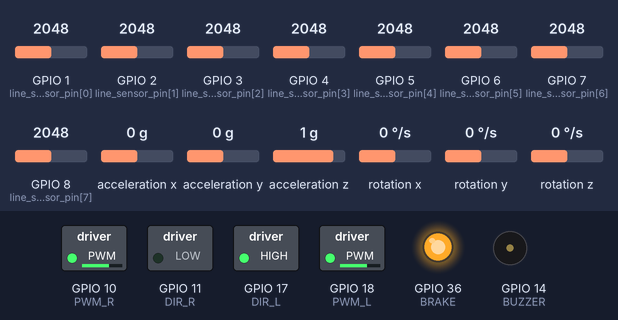
Bench run of a sketch on a simulated ESP32-S3. Shown: switched loads named in the sketch (green lamp = pin HIGH), output pins drawn as LEDs (lit = HIGH), buzzer (waves = sounding, pin HIGH). Wiring (inferred from the names in the program): MPU-6050 motion sensor at I2C address 0x68. Inputs (shaded band) come from the test bench; at power-on: acceleration x 0 g, rotation y 0 °/s, GPIO 1 (line_sensor_pin[0]) = 2048, GPIO 2 (line_sensor_pin[1]) = 2048, GPIO 3 (line_sensor_pin[2]) = 2048, GPIO 4 (line_sensor_pin[3]) = 2048, GPIO 5 (line_sensor_pin[4]) = 2048, GPIO 6 (line_sensor_pin[5]) = 2048, GPIO 7 (line_sensor_pin[6]) = 2048, GPIO 8 (line_sensor_pin[7]) = 2048, acceleration y 0 g, acceleration z 1 g, rotation x 0 °/s, rotation z 0 °/s. What the sketch prints to the serial monitor is not drawn.

Above: at 7.0 s.
7.1 s: acceleration x set to -1.4 g
At 7.9 s:
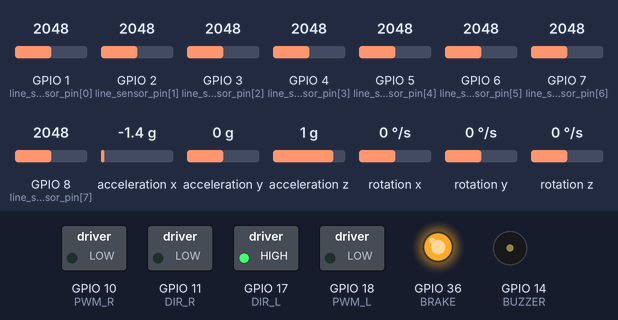
10.1 s: rotation y set to -192 °/s
At 12.7 s:
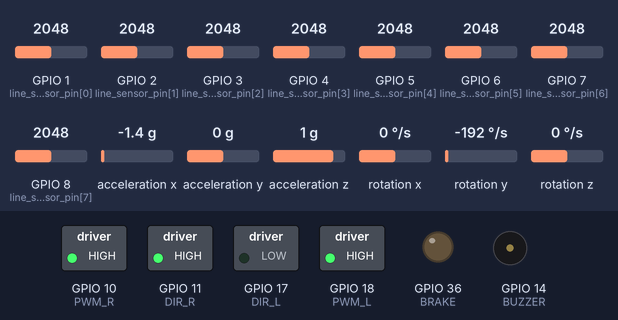
13.0 s: rotation y set to -141 °/s
16.0 s: rotation y set to -136 °/s
At 18.0 s:
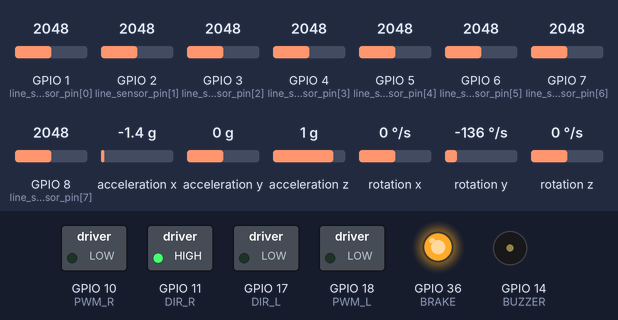
18.7 s: acceleration x set to -1.2 g
At 19.0 s:
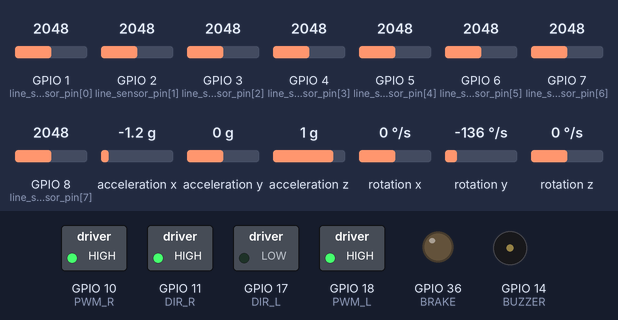
Timing chart, 0 to 21.2 s (numbered marks = the images above; inputs shaded):
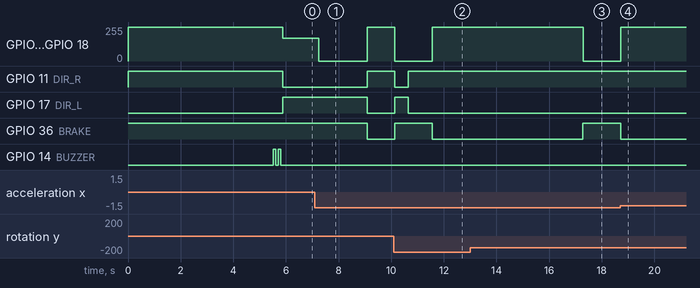

Measured:
- the behaviour switches between -137 and -136 °/s on rotation y (found by bisection; images 2 and 3)
- the behaviour switches between -1.4 and -1.3 g on acceleration x (found by bisection; images 3 and 4)
- after the input at 7.1 s, GPIO 10 (PWM_R), GPIO 18 (PWM_L): 172/255 → 0/255 after 0.16 s, → 255/255 1.8 s later; GPIO 11 (DIR_R): LOW → HIGH after 2.0 s; GPIO 17 (DIR_L), GPIO 36 (BRAKE): HIGH → LOW after 2.0 s
- after the input at 10.1 s, GPIO 10 (PWM_R), GPIO 18 (PWM_L): 255/255 → 0/255 at once, → 255/255 1.4 s later; GPIO 11 (DIR_R): HIGH → LOW at once, → HIGH 0.52 s later; GPIO 17 (DIR_L): LOW → HIGH at once, → LOW 0.52 s later; GPIO 36 (BRAKE): LOW → HIGH at once, → LOW 1.4 s later
- after the input at 16.0 s, GPIO 10 (PWM_R), GPIO 18 (PWM_L): 255/255 → 0/255 after 1.3 s; GPIO 36 (BRAKE): LOW → HIGH after 1.3 s
- after the input at 18.7 s, GPIO 10 (PWM_R), GPIO 18 (PWM_L): 0/255 → 255/255 at once; GPIO 36 (BRAKE): HIGH → LOW at once

The sketch:

twsbr_v1_cascade_pid.ino
```cpp
/*
 * TWSBR v1 - first cascade-PID structure
 * Balance PID (inner loop) + line-following PID (steering), every 1 ms.
 *
 * The speed loop is still disabled here: the wheel encoders are not read yet
 * (readWheelSpeed() is a stub), so angle_setpoint stays at its initial value.
 */

#include <EEPROM.h>
#include <Wire.h>
#include "Parameters.h"


void setup() {
  Serial.begin(115200);
  pinMode(BUZZER, OUTPUT);
  pinMode(BRAKE, OUTPUT);
  digitalWrite(BRAKE, HIGH);
  pinMode(DIR_L, OUTPUT);
  ledcAttach(PWM_L, BASE_FREQ, TIMER_BIT);
  Motor_L_control(0);

  pinMode(DIR_R, OUTPUT);
  ledcAttach(PWM_R, BASE_FREQ, TIMER_BIT);
  Motor_R_control(0);

  angle_setup();
  beep();
}

void loop() {
  unsigned long current_time = millis();
  float dt = (current_time - previous_time) / 1000.0;  // Convert to seconds

  if (dt >= desired_loop_time) {
    previous_time = current_time;

    if (vertical) {

        digitalWrite(BRAKE, HIGH);
        // 1. Read Sensors
        current_angle = readIMUAngle();      // Tilt angle from the IMU
        current_speed = readWheelSpeed(dt);  // Wheel speed from the encoders
        line_position = readLinePosition();  // Line position from the QTR-8A

        // 2. Compute Speed Control (Middle Loop)
        //angle_setpoint = computeSpeedPID(speed_setpoint, current_speed, dt);

        // 3. Compute Balance Control (Inner Loop)
        float balance_output = computeBalancePID(angle_setpoint, current_angle, dt);

        // 4. Compute Line Following Control (Outer Loop)
        float steering_adjustment = computeLinePID(line_setpoint, line_position, dt);

        // 5. Compute Motor PWM Outputs
        float motor_pwm_left = balance_output + steering_adjustment;
        float motor_pwm_right = balance_output - steering_adjustment;

        // 6. Apply PWM Limits
        motor_pwm_left = constrain(-motor_pwm_left, -255, 255);
        motor_pwm_right = constrain(-motor_pwm_right, -255, 255);


        // 7. Send PWM Signals to Motors
        Motor_L_control(motor_pwm_left);
        Motor_R_control(motor_pwm_right);

        // 8. Optional: Debugging Output
        //displayData(current_angle, line_position, motor_pwm_left, motor_pwm_right);

        Serial.print("Angle: ");
        Serial.print(current_angle);
        Serial.print(" | Speed: ");
        Serial.print(current_speed);
        Serial.print(" | Line Pos: ");
        Serial.print(line_position);
        Serial.print(" | PWM L: ");
        Serial.print(motor_pwm_left);
        Serial.print(" | PWM R: ");
        Serial.println(motor_pwm_right);

    } else {
      current_angle = readIMUAngle();
      if (current_angle > -2 && current_angle < 2) start = true;
      else start = false;
      Motor_L_control(0);
      Motor_R_control(0);
      digitalWrite(BRAKE, LOW);
      Serial.println("BRAKE!!");
    }
  }
}
```

Control.ino
```cpp
// PID controllers: speed (outer) -> tilt-angle setpoint, balance (inner) -> motor PWM,
// line position -> differential steering.

float computeBalancePID(float angle_setpoint, float current_angle, float dt) {
    float angle_error = angle_setpoint - current_angle;
    integral_angle += angle_error * dt;
    float derivative_angle = (angle_error - previous_angle_error) / dt;
    previous_angle_error = angle_error;

    float balance_output = (Kp_balance * angle_error) + (Ki_balance * integral_angle) + (Kd_balance * derivative_angle);
    return balance_output;
}

float computeLinePID(float line_setpoint, float line_position, float dt) {
    float line_error = line_setpoint - line_position;
    integral_line += line_error * dt;
    float derivative_line = (line_error - previous_line_error) / dt;
    previous_line_error = line_error;

    float steering_adjustment = (Kp_line * line_error) + (Ki_line * integral_line) + (Kd_line * derivative_line);

    // Limit steering adjustment
    steering_adjustment = constrain(steering_adjustment, -100, 100); // Adjust as needed

    return steering_adjustment;
}


float computeSpeedPID(float speed_setpoint, float current_speed, float dt) {
    float speed_error = speed_setpoint - current_speed;
    integral_speed += speed_error * dt;
    float derivative_speed = (speed_error - previous_speed_error) / dt;
    previous_speed_error = speed_error;

    float angle_setpoint = (Kp_speed * speed_error) + (Ki_speed * integral_speed) + (Kd_speed * derivative_speed);

    // Limit angle_setpoint to prevent excessive tilting
    angle_setpoint = constrain(angle_setpoint, -5.0, 5.0); // degrees

    return angle_setpoint;
}
```

IMU_Process.ino
```cpp
// MPU6050 driver + 1-D Kalman filter fusing gyro rate and accelerometer angle into the tilt angle.

void kalman_1d(float KalmanState, float KalmanUncertainty, float KalmanInput, float KalmanMeasurement) {
  KalmanState = KalmanState + 0.004 * KalmanInput;
  KalmanUncertainty = KalmanUncertainty + 0.004 * 0.004 * 4 * 4;
  float KalmanGain = KalmanUncertainty * 1 / (1 * KalmanUncertainty + 3 * 3);
  KalmanState = KalmanState + KalmanGain * (KalmanMeasurement - KalmanState);
  KalmanUncertainty = (1 - KalmanGain) * KalmanUncertainty;
  Kalman1DOutput[0] = KalmanState;
  Kalman1DOutput[1] = KalmanUncertainty;
}

void writeTo(byte device, byte address, byte value) {
  Wire.beginTransmission(device);
  Wire.write(address);
  Wire.write(value);
  Wire.endTransmission(true);
}

void angle_setup() {
  Wire.begin(SDA_PIN, SCL_PIN);
  delay(100);
  writeTo(MPU6050, PWR_MGMT_1, 0);
  writeTo(MPU6050, ACCEL_CONFIG, accSens << 3);  // Specifying output scaling of accelerometer
  writeTo(MPU6050, GYRO_CONFIG, gyroSens << 3);  // Specifying output scaling of gyroscope
  delay(100);
  for (RateCalibrationNumber = 0; RateCalibrationNumber < 2000; RateCalibrationNumber++) {
    readIMUAngle();
    RateCalibrationRoll += RateRoll;
    RateCalibrationPitch += RatePitch;
    RateCalibrationYaw += RateYaw;
    delay(1);
  }
  RateCalibrationRoll /= 2000;
  RateCalibrationPitch /= 2000;
  RateCalibrationYaw /= 2000;
  //Serial.print("Offset: "); Serial.println(RateCalibrationRoll);
}

float readIMUAngle() {
  Wire.beginTransmission(MPU6050);
  Wire.write(0x3B);
  Wire.endTransmission(false);
  Wire.requestFrom(MPU6050, 6, true);
  AcX = Wire.read() << 8 | Wire.read();  // 0x3B (ACCEL_XOUT_H) & 0x3C (ACCEL_XOUT_L)
  AcY = Wire.read() << 8 | Wire.read();  // 0x3D (ACCEL_YOUT_H) & 0x3E (ACCEL_YOUT_L)
  AcZ = Wire.read() << 8 | Wire.read();  // 0x3F (ACCEL_ZOUT_H) & 0x40 (ACCEL_ZOUT_L)

  Wire.beginTransmission(MPU6050);
  Wire.write(0x43);
  Wire.endTransmission(false);
  Wire.requestFrom(MPU6050, 6, true);
  GyX = Wire.read() << 8 | Wire.read();  // 0x43 (GYRO_XOUT_H) & 0x44 (GYRO_XOUT_L)
  GyY = Wire.read() << 8 | Wire.read();  // 0x45 (GYRO_YOUT_H) & 0x46 (GYRO_YOUT_L)
  GyZ = Wire.read() << 8 | Wire.read();  // 0x47 (GYRO_ZOUT_H) & 0x48 (GYRO_ZOUT_L)

  RateRoll = (float)GyX / 65.536;
  RatePitch = (float)GyY / 65.536;
  RateYaw = (float)GyZ / 65.536;

  AccX = (float)AcX / 4096 - 0.16;
  AccY = (float)AcY / 4096 + 0.08;
  AccZ = (float)AcZ / 4096 - 3.41;

  //Roll = x, Pitch=y, Yaw = Z
  AngleRoll = atan(AcY / sqrt(AcX * AcX + AcZ * AcZ)) * 1 / (3.142 / 180);
  AnglePitch = -atan(AcX / sqrt(AcY * AcY + AcZ * AcZ)) * 1 / (3.142 / 180);

  RateRoll -= RateCalibrationRoll;
  RatePitch -= RateCalibrationPitch;
  RateYaw -= RateCalibrationYaw;

  kalman_1d(KalmanAngleRoll, KalmanUncertaintyAngleRoll, RateRoll, AngleRoll);
  KalmanAngleRoll = Kalman1DOutput[0];
  KalmanUncertaintyAngleRoll = Kalman1DOutput[1];

  kalman_1d(KalmanAnglePitch, KalmanUncertaintyAnglePitch, RatePitch, AnglePitch);
  KalmanAnglePitch = Kalman1DOutput[0];
  KalmanUncertaintyAnglePitch = Kalman1DOutput[1];

  robot_angle = -(KalmanAnglePitch + 2.3);

  if (abs(robot_angle) > 45) vertical = false;
  else if (abs(robot_angle) < 45) vertical = true;
  if (robot_angle > 0 && robot_angle < 6) line_following_mode = true;
  if (robot_angle <= 0 && robot_angle > 6) line_following_mode = false;

  float angle = robot_angle;
  return angle;
}
```

LineSensor.ino
```cpp
// QTR-8A line position from a thresholded bit pattern (-5 ... +5).

float readLinePosition() {
  // QTR-8A analog outputs on GPIO 1..8
  const int line_sensor_pin[] = { 1, 2, 3, 4, 5, 6, 7, 8 };
  int line_sensor_data[8];
  int threshold[] = { 3500,  3500,  3500,  3500,  3500,  3500,  3500,  3500 };
  float position = 0;
  byte sensor_state = 0;
  // Read sensor values and compare with threshold
  for (int i = 0; i < 8; i++) {
    line_sensor_data[i] = analogRead(line_sensor_pin[i]) > threshold[i] ? 1 : 0;

    // Set the corresponding bit in sensor_state if line is detected
    sensor_state |= line_sensor_data[i] << i;  // Bit i = sensor i (pin 1 ... pin 8)
  }

  // Determine error based on sensor_state pattern
  switch (sensor_state) {
    case 0b00011000: position = 0; break;
    case 0b00111000: position = -1; break;
    case 0b00110000: position = -1; break;
    case 0b01110000: position = -2; break;
    case 0b01100000: position = -2; break;
    case 0b11100000: position = -3; break;
    case 0b11110000: position = -3; break;
    case 0b11000000: position = -4; break;
    case 0b10000000: position = -5; break;
    case 0b00011100: position = 1; break;
    case 0b00001100: position = 1; break;
    case 0b00001110: position = 2; break;
    case 0b00000110: position = 2; break;
    case 0b00000111: position = 3; break;
    case 0b00001111: position = 3; break;
    case 0b00000011: position = 4; break;
    case 0b00000001: position = 5; break;
    case 0b00000000:
      if (previous_position < 0 || previous_position > 0) position = previous_position;
      else position = 0;
    default:
      position = 0;
      break;
  }
  previous_position = position;
  return position;
}
```

Memory.ino
```cpp
// Save/load PID gains in EEPROM (not called yet).

void setPIDParams() {
  EEPROM.put(0, Kp_balance);
  EEPROM.put(4, Ki_balance);
  EEPROM.put(8, Kd_balance);
  EEPROM.put(12, Kp_line);
  EEPROM.put(16, Ki_line);
  EEPROM.put(20, Kd_line);
  EEPROM.commit();
}

void getPIDParams() {
  EEPROM.get(0, Kp_balance);
  EEPROM.get(4, Ki_balance);
  EEPROM.get(8, Kd_balance);
  EEPROM.get(12, Kp_line);
  EEPROM.get(16, Ki_line);
  EEPROM.get(20, Kd_line);
}
```

Motor_N_Control.ino
```cpp
// Buzzer, battery warning, BLDC motor drive (DIR + inverted PWM) and wheel encoders.

void beep() {
  digitalWrite(BUZZER, HIGH);
  delay(100);
  digitalWrite(BUZZER, LOW);
  delay(80);
  digitalWrite(BUZZER, HIGH);
  delay(100);
  digitalWrite(BUZZER, LOW);
  delay(80);
}

void battVoltage(double voltage) {
  //Serial.print("batt: "); Serial.println(voltage); //debug
  if (voltage > 8 && voltage <= 9.5) {
    digitalWrite(BUZZER, HIGH);
  } else {
    digitalWrite(BUZZER, LOW);
  }
}

void pwmSet(uint8_t channel, uint32_t value) {
  ledcWrite(channel, value);
}

void Motor_L_control(int sp) {
  if (sp < 0) {
    digitalWrite(DIR_L, HIGH);
    sp = -sp;
  } else {
    digitalWrite(DIR_L, LOW);
  }
  pwmSet(PWM_L, sp > 255 ? 255 : 255 - sp);
}

void Motor_R_control(int sp) {
  if (sp < 0) {
    digitalWrite(DIR_R, LOW);
    sp = -sp;
  } else {
    digitalWrite(DIR_R, HIGH);
  }
  pwmSet(PWM_R, sp > 255 ? 255 : 255 - sp);
}

float readWheelSpeed(float dt) {
    // Wheel speed from the encoders (stub in v1: the encoder is not read yet)
    static long previous_encoder_count = 0;
    long current_encoder_count = 10;// TODO: readEncoder()
    float speed = (current_encoder_count - previous_encoder_count) / dt; // dt from the main loop
    previous_encoder_count = current_encoder_count;
    return speed;
}
```

Parameters.h
```cpp
// Pin map, PID gains and shared state.

// BLDC motors (driver with DIR / PWM / BRAKE inputs, quadrature encoder)
#define BRAKE 36
#define DIR_L 17
#define PWM_L 18
#define ENC_L_A 16
#define ENC_L_B 15

#define DIR_R 11
#define PWM_R 10
#define ENC_R_A 13
#define ENC_R_B 12

#define TIMER_BIT 8
#define BASE_FREQ 20000
#define VBAT 21

// Buzzer and battery sense
#define BUZZER 14

// MPU6050 IMU (I2C)
#define SDA_PIN 35
#define SCL_PIN 9

#define MPU6050 0x68       // Device address
#define ACCEL_CONFIG 0x1C  // Accelerometer configuration address
#define GYRO_CONFIG 0x1B   // Gyro configuration address
#define PWR_MGMT_1 0x6B
#define PWR_MGMT_2 0x6C

#define accSens 0          // 0 = 2g, 1 = 4g, 2 = 8g, 3 = 16g
#define gyroSens 1         // 0 = 250 deg/s, 1 = 500 deg/s, 2 = 1000 deg/s, 3 = 2000 deg/s
#define Gyro_amount 0.996  // percent of gyro in complementary filter

uint8_t i2cData[14];  // Buffer for I2C data

// Balance PID Parameters
float Kp_balance = 25.0;
float Ki_balance = 0.001;
float Kd_balance = 0.5;

// Variables
float angle_setpoint = 1.0; // Set by Speed Control Loop
float current_angle = 0.0;  // Read from IMU
float previous_angle_error = 0.0;
float integral_angle = 0.0;


// Line Following PID Parameters
float Kp_line = 10.0;
float Ki_line = 0.001;
float Kd_line = 0.25;

// Variables
float line_position = 0.0;  // Read from line sensors (e.g., -4 to +4)
float line_setpoint = 0.0;  // Desired position (centered on line)
float previous_line_error = 0.0;
float integral_line = 0.0;

float previous_position = 0;


// Speed PID Parameters
float Kp_speed = 0.0;
float Ki_speed = 0.000;
float Kd_speed = 0.0;

// Variables
float speed_setpoint = 0.0;  // Desired speed (can be set dynamically)
float current_speed = 0.0;   // Read from wheel encoders
float previous_speed_error = 0.0;
float integral_speed = 0.0;

static unsigned long previous_time = 0;
float desired_loop_time = 0.001;  // 1 ms


float RateRoll, RatePitch, RateYaw;
float RateCalibrationRoll, RateCalibrationPitch, RateCalibrationYaw;
int RateCalibrationNumber;
float AccX, AccY, AccZ;
float AngleRoll, AnglePitch;
float alpha = 0.40;

int16_t AcX, AcY, AcZ;
int16_t GyX, GyY, GyZ;

float robot_angle;
float Acc_angle;
bool vertical = false;
bool start = false;
bool line_following_mode = false;

// 1-D Kalman filter state
float KalmanAngleRoll = 0, KalmanUncertaintyAngleRoll = 2 * 2;
float KalmanAnglePitch = 0, KalmanUncertaintyAnglePitch = 2 * 2;
float Kalman1DOutput[] = { 0, 0 };
```
